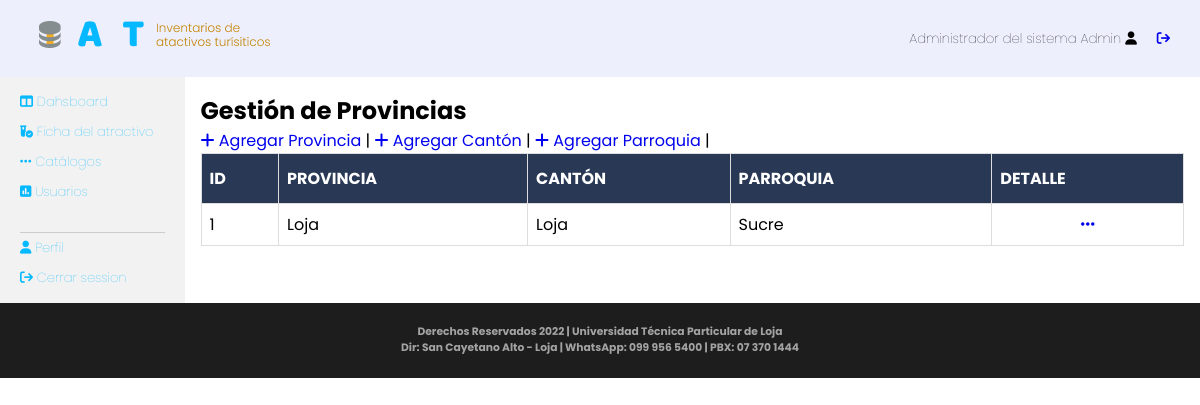
Page /administrator/views/libraryView.php?action=catalogo (signed in) on the committed database.
### tables this page shows
CREATE TABLE `provincia` (
  `idprovincia` int(11) NOT NULL,
  `nombre` varchar(100) DEFAULT NULL
);

CREATE TABLE `parroquia` (
  `idparroquia` int(11) NOT NULL,
  `nombre` varchar(200) DEFAULT NULL,
  `canton_idcanton` int(11) NOT NULL
);

CREATE TABLE `canton` (
  `idcanton` int(11) NOT NULL,
  `nombre` varchar(150) DEFAULT NULL,
  `provincia_idprovincia` int(11) NOT NULL
);

### administrator/models/catalogueModels.php (called while the page is built, shortened)
<?php
require_once "../../dll/class_mysqli.php";
class CatalogueModel{
  function CatalogueModel(){
    $this->miconexion = new clase_mysqli;
  }
  function conectarDb(){
    $miconexion1 = new clase_mysqli;
    $miconexion1->conectar(DBHOST, DBUSER, DBPASS, DBNAME);
    return $miconexion1;
  }
  public function GetData() {
    $miconexion=$this->conectarDb();
    $resSQL=$miconexion->consulta("select pa.idparroquia ID, p.nombre Provincia, c.nombre Canton, pa.nombre Parroquia
                                          from provincia p, canton c, parroquia pa
                                          where pa.canton_idcanton=c.idcanton and c.provincia_idprovincia=p.idprovincia");
    $resSQL=$miconexion->GetData11();
    return $resSQL;
  }
}

### dll/class_mysqli.php (called while the page is built, shortened)
<?php
class clase_mysqli{
	var $BaseDatos;
	var $Servidor;
	var $Usuario;
	var $Clave;
	var $Conexion_ID=0;
	var $Consulta_ID=0;
	function clase_mysqli($host="", $user="", $pass="", $db=""){
		$this->BaseDatos=$db;
		$this->Servidor=$host;
		$this->Usuario=$user;
		$this->Clave=$pass;
	}
	function conectar($host, $user, $pass, $db){
		if($db != "")$this->BaseDatos=$db;
		if($host != "")$this->Servidor=$host;
		if($user != "")$this->Usuario=$user;
		$this->Conexion_ID=new mysqli($this->Servidor, $this->Usuario, $this->Clave, $this->BaseDatos);
		return$this->Conexion_ID;
	}
	function consulta($sql=""){
		$this->Consulta_ID=mysqli_query($this->Conexion_ID,$sql);
		return $this->Consulta_ID;
	}
	function numcampos(){
		return mysqli_num_fields($this->Consulta_ID);
	}
    function GetData11()
	{
        if($this->numcampos() > 0)
        {
            $data[] = array();
            while( $row = mysqli_fetch_assoc($this->Consulta_ID) ){
                array_push($data, $row);
            }
        }
	    return $data;
	}
}
?>

### administrator/controller/catalogue_controller.php (called while the page is built, shortened)
<?php
require_once "../models/catalogueModels.php";
class catalogue_controller{
    public function GetData()
    {
        $user = new CatalogueModel();
        $data = $user->GetData();
        return $data;
    }
}
?>

### administrator/views/catalogo.php (the view)
<h2>Gestión de Provincias</h2>
<div class="menuDashboard">
    <a href="libraryView.php?action=province_add"><i class="fa-solid fa-plus"></i> Agregar Provincia</a> |
    <a href="libraryView.php?action=canton_add"><i class="fa-solid fa-plus"></i> Agregar Cantón</a> |
    <a href="libraryView.php?action=parroquia_add"><i class="fa-solid fa-plus"></i> Agregar Parroquia</a> |
</div>
<?php
    include("../controller/catalogue_controller.php");
    $control= new catalogue_controller();
    $dataList = $control->GetData();
?>
<table class='tablecud'>
    <thead class="thead-dark">
      <tr>
        <th scope="col">ID</th>
        <th scope="col">Provincia</th>
        <th scope="col">Cantón</th>
        <th scope="col">Parroquia</th>
        <th scope="col">Detalle</th>
      </tr>
    </thead>
    <tbody>
    <?php
        for ($i = 1; $i <= count($dataList) - 1; $i++) {
            echo "<tr>";
            echo "<td>" . $dataList[$i]['ID'] . "</td>";
            echo "<td>" . $dataList[$i]['Provincia'] . "</td>";
            echo "<td>" . $dataList[$i]['Canton'] . "</td>";
            echo "<td>" . $dataList[$i]['Parroquia'] . "</td>";
            echo  "<td class='txtcentrado'><a href='parroquia_delete.php?parroquiaId=".$dataList[$i]['ID']."'><i class='fa-solid fa-ellipsis'></i></td>";
            echo "</tr>";
        }
    ?>
    </tbody>
</table>

### administrator/css/estilosAdmin.css (style rules this page uses)
* { padding: 0; margin: 0; }
body { background: #fff; font-family: 'Poppins', sans-serif; }
a { text-decoration: none; }
.tablecud { border-collapse: collapse; width: 100%; }
.tablecud td, .tablecud th { border: 1px solid #ddd; padding: 8px; }
.tablecud th { padding-top: 12px; padding-bottom: 12px; text-align: left; background-color: #293855; text-transform: uppercase; color: white; }
.txtcentrado { text-align: center; }

### rows in the picture
provincia: parroquia.idparroquia "1", nombre "Loja", canton.nombre "Loja", parroquia.nombre "Sucre"

### other values in the picture
$_SESSION['username'] "Administrador del sistema Admin"
